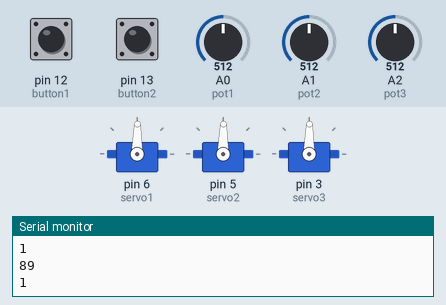
Recording of a sketch running on a simulated Arduino Uno, built with avr-gcc and run on an emulated ATmega328P. Shown: 3 × servo, the last lines printed to the serial monitor. Inputs (shaded band) come from the test bench; at power-on: A0 (pot1) = 512, pin 13 (button2) HIGH, pin 12 (button1) HIGH, A1 (pot2) = 512, A2 (pot3) = 512.

Above: at 1.2 s.
1.3 s: A0 (pot1) set to 716
At 2.2 s:
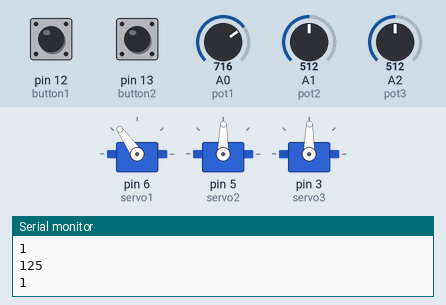
3.0 s: pin 13 (button2) pulled LOW for 0.15 s
At 3.5 s:
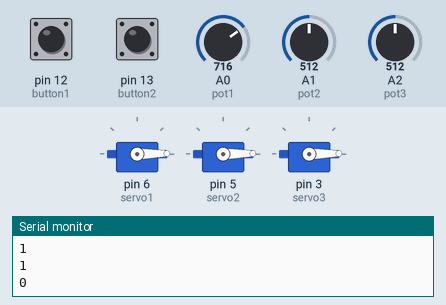
Timing chart, 0 to 30.0 s (numbered marks = the images above; inputs shaded):
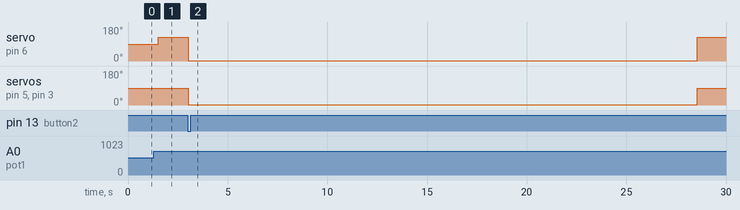

Measured:
- after the input at 1.3 s, servo on pin 6 (servo1): 89° → 125° after 0.21 s
- after the input at 3.0 s, servo on pin 6 (servo1): 125° → 1° at once, → 125° 25.6 s later; servo on pin 5 (servo2), servo on pin 3 (servo3): 89° → 1° at once, → 89° 25.6 s later

The sketch:

working_code.ino
```cpp
#include <Servo.h>

Servo servo1; //Servos
Servo servo2;
Servo servo3;

const int button1 = 12; //Buttons
const int button2 = 13;

int button1Presses = 0; //Button values
boolean button2Pressed = false;

const int pot1 = A0; //Potentimeters
const int pot2 = A1;
const int pot3 = A2;

int pot1Val; //Potentimeter values
int pot2Val;
int pot3Val;
int pot1Angle;
int pot2Angle;
int pot3Angle;

int servo1PosSaves[] = {1,1,1,1,1}; //position saves
int servo2PosSaves[] = {1,1,1,1,1};
int servo3PosSaves[] = {1,1,1,1,1};

void setup() {
  servo1.attach(6); // Set up everything and will run once; attach servos and define the pin modes
  servo2.attach(5);
  servo3.attach(3);

  pinMode(button1, INPUT);
  pinMode(button2, INPUT);

  Serial.begin(9600);
}

void loop() {
  // put your main code here, to run repeatedly:
  pot1Val = analogRead(pot1); // This will read the values from the potentimeters and store it...
  pot1Angle = map(pot1Val, 0, 1023, 0, 179); // ... and this will map the values from the potentiometers to values the servos can use and store it for later use
  pot2Val = analogRead(pot2);
  pot2Angle = map(pot2Val, 0, 1023, 0, 179);
  pot3Val = analogRead(pot3);
  pot3Angle = map(pot3Val, 0, 1023, 0, 179);


if(digitalRead(button1) == LOW){ // This will check how many times button1 is pressed and save the positions to an array depending on how many times it is pressed; switch/case works like a if statement
    button1Presses++;
    switch(button1Presses){
      case 1:
        servo1PosSaves[0] = pot1Angle;
        servo2PosSaves[0] = pot2Angle;
        servo3PosSaves[0] = pot3Angle;
        Serial.println("Pos 1 Saved");
        delay(2000);
        break;
      case 2:
         servo1PosSaves[1] = pot1Angle;
         servo2PosSaves[1] = pot2Angle;
         servo3PosSaves[1] = pot3Angle;
         Serial.println("Pos 2 Saved");
         break;
      case 3:
         servo1PosSaves[2] = pot1Angle;
         servo2PosSaves[2] = pot2Angle;
         servo3PosSaves[2] = pot3Angle;
         Serial.println("Pos 3 Saved");
         break;
       case 4:
         servo1PosSaves[3] = pot1Angle;
         servo2PosSaves[3] = pot2Angle;
         servo3PosSaves[3] = pot3Angle;
         Serial.println("Pos 4 Saved");
         break;
       case 5:
         servo1PosSaves[4] = pot1Angle;
         servo2PosSaves[4] = pot2Angle;
         servo3PosSaves[4] = pot3Angle;
         Serial.println("Pos 5 Saved");
         break;
    }
  }

  if(digitalRead(button2) == LOW){ // Pretty self-explnatory here
    button2Pressed = true;
  }

  {if(button2Pressed){ // if the boolean button2Press is true, then the servos will run though all their saved positions
    for(int i = 0; i < 5; i++){
        servo1.write(servo1PosSaves[i]);
        servo2.write(servo2PosSaves[i]);
        servo3.write(servo3PosSaves[i]);
        Serial.println(" potentimeter Angles: ");
        Serial.println(servo1PosSaves[i]);
        Serial.println(servo2PosSaves[i]);
        Serial.println(servo3PosSaves[i]);
        Serial.println(i);
        delay(5050);
      }
      button2Pressed = false;
  }
      else
      {
          servo1.write(pot1Angle); // These will make the servos move to the mapped angles
  servo2.write(pot2Angle);
  servo3.write(pot3Angle);
  Serial.println(pot1Angle);
  Serial.println(digitalRead(button1));
      }

  }
  delay(300);
}
```
